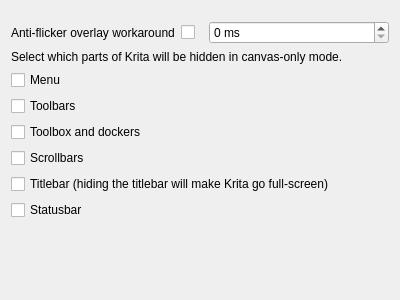
<?xml version="1.0" encoding="UTF-8"?>
<ui version="4.0">
 <author>
    SPDX-FileCopyrightText: none
    SPDX-License-Identifier: GPL-3.0-or-later
  </author>
 <class>WdgFullscreenSettings</class>
 <widget class="QWidget" name="WdgFullscreenSettings">
  <property name="geometry">
   <rect>
    <x>0</x>
    <y>0</y>
    <width>400</width>
    <height>300</height>
   </rect>
  </property>
  <layout class="QVBoxLayout" name="verticalLayout">
   <item>
    <layout class="QHBoxLayout" name="horizontalLayout" stretch="3,1,8">
     <property name="topMargin">
      <number>10</number>
     </property>
     <item>
      <widget class="QLabel" name="label_2">
       <property name="toolTip">
        <string>&lt;html&gt;&lt;head/&gt;&lt;body&gt;&lt;p&gt;On some platforms, the transistion to full screen causes flickering and/or temporary screen artifacts. This workaround creates an overlay to hide them during the transition for a smoother experience.&lt;/p&gt;&lt;p&gt;&lt;br/&gt;Options:&lt;/p&gt;&lt;p&gt;Enable/Disable the overlay&lt;br/&gt;If enabled, set the amount of milliseconds the overlay should last&lt;/p&gt;&lt;/body&gt;&lt;/html&gt;</string>
       </property>
       <property name="text">
        <string>Anti-flicker overlay workaround</string>
       </property>
      </widget>
     </item>
     <item>
      <widget class="QCheckBox" name="chkOverlayWorkaround">
       <property name="toolTip">
        <string>&lt;html&gt;&lt;head/&gt;&lt;body&gt;&lt;p&gt;On some platforms, the transistion to full screen causes flickering and/or temporary screen artifacts. This workaround creates an overlay to hide them during the transition for a smoother experience.&lt;/p&gt;&lt;p&gt;&lt;br/&gt;Options:&lt;/p&gt;&lt;p&gt;Enable/Disable the overlay&lt;br/&gt;If enabled, set the amount of milliseconds the overlay should last&lt;/p&gt;&lt;/body&gt;&lt;/html&gt;</string>
       </property>
       <property name="text">
        <string/>
       </property>
      </widget>
     </item>
     <item>
      <widget class="QSpinBox" name="intOverlayWorkaround">
       <property name="toolTip">
        <string>&lt;html&gt;&lt;head/&gt;&lt;body&gt;&lt;p&gt;On some platforms, the transistion to full screen causes flickering and/or temporary screen artifacts. This workaround creates an overlay to hide them during the transition for a smoother experience.&lt;/p&gt;&lt;p&gt;&lt;br/&gt;Options:&lt;/p&gt;&lt;p&gt;Enable/Disable the overlay&lt;br/&gt;If enabled, set the amount of milliseconds the overlay should last&lt;/p&gt;&lt;/body&gt;&lt;/html&gt;</string>
       </property>
       <property name="suffix">
        <string> ms</string>
       </property>
       <property name="minimum">
        <number>0</number>
       </property>
       <property name="maximum">
        <number>1000</number>
       </property>
      </widget>
     </item>
    </layout>
   </item>
   <item>
    <widget class="QLabel" name="label">
     <property name="text">
      <string>Select which parts of Krita will be hidden in canvas-only mode.</string>
     </property>
     <property name="wordWrap">
      <bool>true</bool>
     </property>
    </widget>
   </item>
   <item>
    <widget class="QCheckBox" name="chkMenu">
     <property name="text">
      <string>Menu</string>
     </property>
    </widget>
   </item>
   <item>
    <widget class="QCheckBox" name="chkToolbar">
     <property name="text">
      <string>Toolbars</string>
     </property>
    </widget>
   </item>
   <item>
    <widget class="QCheckBox" name="chkDockers">
     <property name="text">
      <string>Toolbox and dockers</string>
     </property>
    </widget>
   </item>
   <item>
    <widget class="QCheckBox" name="chkScrollbars">
     <property name="text">
      <string>Scrollbars</string>
     </property>
    </widget>
   </item>
   <item>
    <widget class="QCheckBox" name="chkTitlebar">
     <property name="text">
      <string>Titlebar (hiding the titlebar will make Krita go full-screen)</string>
     </property>
    </widget>
   </item>
   <item>
    <widget class="QCheckBox" name="chkStatusbar">
     <property name="text">
      <string>Statusbar</string>
     </property>
    </widget>
   </item>
   <item>
    <spacer name="verticalSpacer">
     <property name="orientation">
      <enum>Qt::Vertical</enum>
     </property>
     <property name="sizeHint" stdset="0">
      <size>
       <width>20</width>
       <height>85</height>
      </size>
     </property>
    </spacer>
   </item>
  </layout>
 </widget>
 <resources/>
 <connections/>
</ui>
